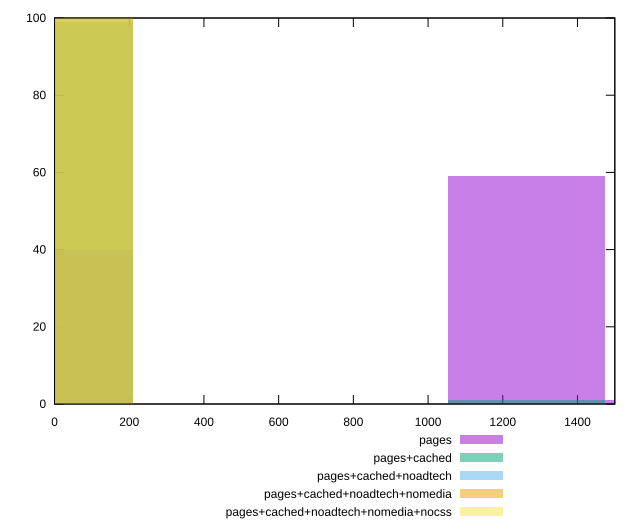

Reproduce this figure in gnuplot.
reset

$pages <<EOF
1263.5919273782868 59
0 40
1684.7892365043824 1
EOF

$pagesCached <<EOF
1263.5919273782868 1
0 99
EOF

$pagesCachedNoadtech <<EOF
0 100
EOF

$pagesCachedNoadtechNomedia <<EOF
0 100
EOF

$pagesCachedNoadtechNomediaNocss <<EOF
0 100
EOF

set key outside below
set boxwidth 421.1973091260956
set xrange [0:1500]
set yrange [0:100]
set trange [0:100]
set style fill transparent solid 0.5 noborder
set terminal svg size 640, 530 enhanced background rgb 'white'
set output "report_00009_2021-02-08T22-37-41.559Z/offscreen-images/comparison/histogram/all_raw.svg"

plot $pages title "pages" with boxes, \
     $pagesCached title "pages+cached" with boxes, \
     $pagesCachedNoadtech title "pages+cached+noadtech" with boxes, \
     $pagesCachedNoadtechNomedia title "pages+cached+noadtech+nomedia" with boxes, \
     $pagesCachedNoadtechNomediaNocss title "pages+cached+noadtech+nomedia+nocss" with boxes

reset
